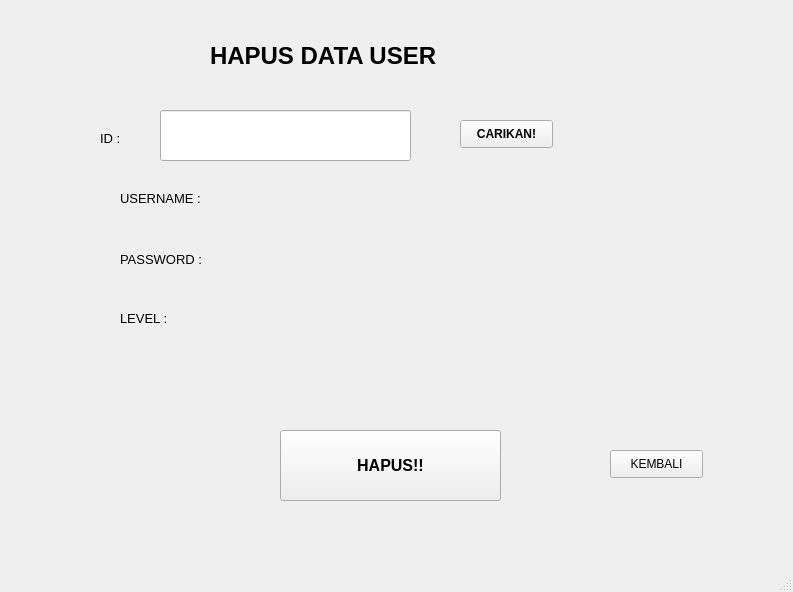
<?xml version="1.0" encoding="UTF-8"?>
<ui version="4.0">
 <class>MainWindow</class>
 <widget class="QMainWindow" name="MainWindow">
  <property name="geometry">
   <rect>
    <x>0</x>
    <y>0</y>
    <width>793</width>
    <height>592</height>
   </rect>
  </property>
  <property name="windowTitle">
   <string>MainWindow</string>
  </property>
  <widget class="QWidget" name="centralwidget">
   <widget class="QLineEdit" name="lineEdit_nim">
    <property name="geometry">
     <rect>
      <x>160</x>
      <y>110</y>
      <width>251</width>
      <height>51</height>
     </rect>
    </property>
    <property name="font">
     <font>
      <pointsize>12</pointsize>
      <weight>75</weight>
      <bold>true</bold>
     </font>
    </property>
    <property name="text">
     <string/>
    </property>
   </widget>
   <widget class="QLabel" name="label_5">
    <property name="geometry">
     <rect>
      <x>120</x>
      <y>251</y>
      <width>211</width>
      <height>16</height>
     </rect>
    </property>
    <property name="font">
     <font>
      <pointsize>10</pointsize>
     </font>
    </property>
    <property name="text">
     <string>PASSWORD :</string>
    </property>
   </widget>
   <widget class="QLabel" name="label_2">
    <property name="geometry">
     <rect>
      <x>100</x>
      <y>130</y>
      <width>81</width>
      <height>16</height>
     </rect>
    </property>
    <property name="font">
     <font>
      <pointsize>10</pointsize>
     </font>
    </property>
    <property name="text">
     <string>ID :</string>
    </property>
   </widget>
   <widget class="QPushButton" name="btn_hapus">
    <property name="geometry">
     <rect>
      <x>280</x>
      <y>430</y>
      <width>221</width>
      <height>71</height>
     </rect>
    </property>
    <property name="font">
     <font>
      <pointsize>12</pointsize>
      <weight>75</weight>
      <bold>true</bold>
     </font>
    </property>
    <property name="text">
     <string>HAPUS!!</string>
    </property>
   </widget>
   <widget class="QLabel" name="label">
    <property name="geometry">
     <rect>
      <x>210</x>
      <y>40</y>
      <width>411</width>
      <height>31</height>
     </rect>
    </property>
    <property name="font">
     <font>
      <pointsize>18</pointsize>
      <weight>75</weight>
      <bold>true</bold>
     </font>
    </property>
    <property name="text">
     <string>HAPUS DATA USER</string>
    </property>
   </widget>
   <widget class="QPushButton" name="btn_cari">
    <property name="geometry">
     <rect>
      <x>460</x>
      <y>120</y>
      <width>93</width>
      <height>28</height>
     </rect>
    </property>
    <property name="font">
     <font>
      <weight>75</weight>
      <bold>true</bold>
     </font>
    </property>
    <property name="text">
     <string>CARIKAN!</string>
    </property>
   </widget>
   <widget class="QLabel" name="label_6">
    <property name="geometry">
     <rect>
      <x>120</x>
      <y>310</y>
      <width>171</width>
      <height>16</height>
     </rect>
    </property>
    <property name="font">
     <font>
      <pointsize>10</pointsize>
     </font>
    </property>
    <property name="text">
     <string>LEVEL :</string>
    </property>
   </widget>
   <widget class="QLabel" name="label_3">
    <property name="geometry">
     <rect>
      <x>120</x>
      <y>190</y>
      <width>161</width>
      <height>16</height>
     </rect>
    </property>
    <property name="font">
     <font>
      <pointsize>10</pointsize>
     </font>
    </property>
    <property name="text">
     <string>USERNAME :</string>
    </property>
   </widget>
   <widget class="QLabel" name="label_nama">
    <property name="geometry">
     <rect>
      <x>125</x>
      <y>215</y>
      <width>446</width>
      <height>25</height>
     </rect>
    </property>
    <property name="text">
     <string/>
    </property>
   </widget>
   <widget class="QLabel" name="label_alamat">
    <property name="geometry">
     <rect>
      <x>128</x>
      <y>278</y>
      <width>441</width>
      <height>24</height>
     </rect>
    </property>
    <property name="text">
     <string/>
    </property>
   </widget>
   <widget class="QLabel" name="label_nohp">
    <property name="geometry">
     <rect>
      <x>124</x>
      <y>338</y>
      <width>441</width>
      <height>26</height>
     </rect>
    </property>
    <property name="text">
     <string/>
    </property>
   </widget>
   <widget class="QPushButton" name="btn_kembali">
    <property name="geometry">
     <rect>
      <x>610</x>
      <y>450</y>
      <width>93</width>
      <height>28</height>
     </rect>
    </property>
    <property name="text">
     <string>KEMBALI</string>
    </property>
   </widget>
  </widget>
  <widget class="QMenuBar" name="menubar">
   <property name="geometry">
    <rect>
     <x>0</x>
     <y>0</y>
     <width>793</width>
     <height>26</height>
    </rect>
   </property>
  </widget>
  <widget class="QStatusBar" name="statusbar"/>
 </widget>
 <resources/>
 <connections/>
</ui>
